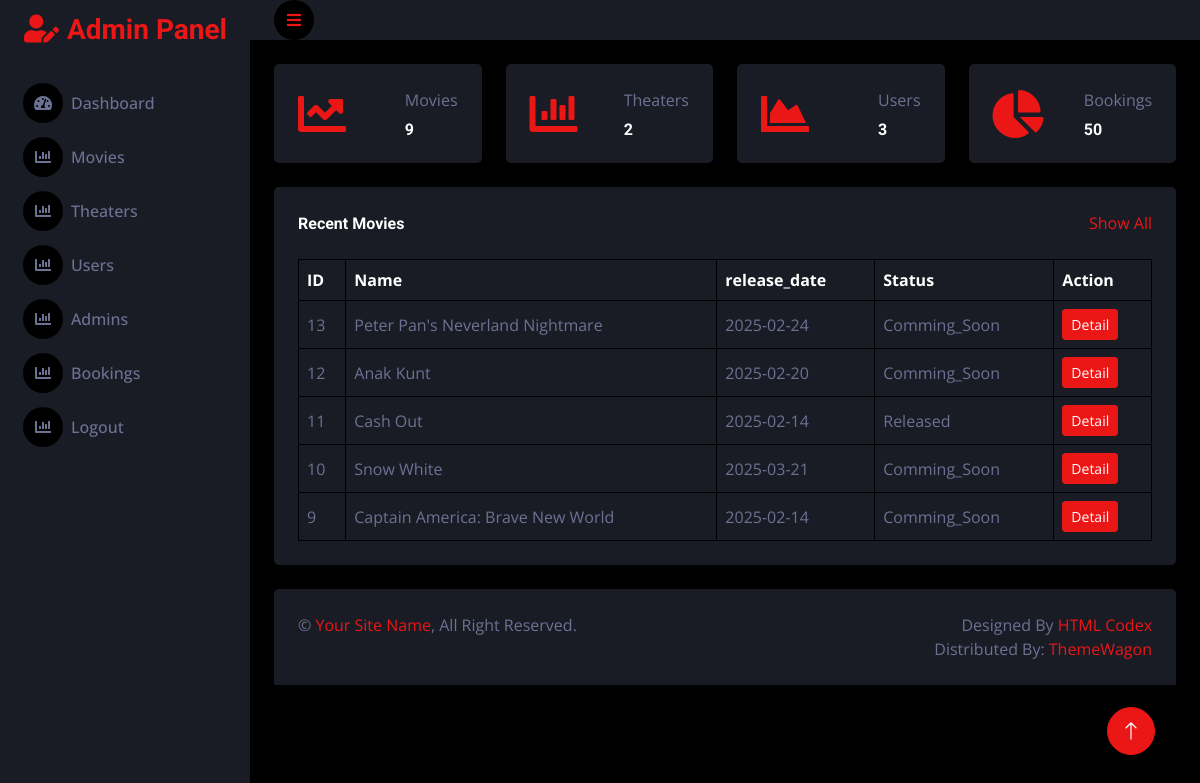
/admin2/index.php (signed in), run on the app's committed database.
### tables this page shows
CREATE TABLE `movies` (
  `movie_id` int(11) NOT NULL,
  `title` varchar(255) NOT NULL,
  `description` text DEFAULT NULL,
  `trailer_link` varchar(2083) DEFAULT NULL,
  `rating` decimal(3,1) DEFAULT 0.0,
  `poster_url` varchar(2083) DEFAULT NULL,
  `release_date` date DEFAULT NULL,
  `age_rating` varchar(10) DEFAULT NULL,
  `genre` varchar(200) NOT NULL,
  `movie_status` varchar(30) DEFAULT NULL,
  `created_at` timestamp NOT NULL DEFAULT current_timestamp()
);

### admin2/index.php (the view, shortened to what this page needs)
<?php
include("../admin/connection.php");
?>
<!DOCTYPE html>
<html lang="en">
<head>
    <link href="https://cdnjs.cloudflare.com/ajax/libs/font-awesome/5.10.0/css/all.min.css" rel="stylesheet">
    <link href="https://cdn.jsdelivr.net/npm/bootstrap-icons@1.4.1/font/bootstrap-icons.css" rel="stylesheet">
    <link href="lib/owlcarousel/assets/owl.carousel.min.css" rel="stylesheet">
    <link href="lib/tempusdominus/css/tempusdominus-bootstrap-4.min.css" rel="stylesheet" />
    <link href="css/bootstrap.min.css" rel="stylesheet">
    <link href="css/style.css" rel="stylesheet">
</head>
<body>
    <div class="container-fluid position-relative d-flex p-0">
        <?php include "sidebar.php";?>
        <div class="content">
            <?php include "navbar.php";?>
            <div class="container-fluid pt-4 px-4">
                <div class="row g-4">
                    <div class="col-sm-6 col-xl-3">
                        <div class="bg-secondary rounded d-flex align-items-center justify-content-between p-4">
                            <i class="fa fa-chart-line fa-3x text-primary"></i>
                            <div class="ms-3">
                                <p class="mb-2">Movies</p>
                                <?php
                                $movies = "select * from movies";
                                $result = mysqli_query($connect, $movies);
                                $movie_count = mysqli_num_rows($result);
                                ?>
                                <h6 class="mb-0"><?php echo $movie_count;?></h6>
                            </div>
                        </div>
                    </div>
                    <div class="col-sm-6 col-xl-3">
                        <div class="bg-secondary rounded d-flex align-items-center justify-content-between p-4">
                            <i class="fa fa-chart-bar fa-3x text-primary"></i>
                            <div class="ms-3">
                                <p class="mb-2">Theaters</p>
                                <?php
                                $theaters = "select * from theaters";
                                $result = mysqli_query($connect, $theaters);
                                $theaters_count = mysqli_num_rows($result);
                                ?>
                                <h6 class="mb-0"><?php echo $theaters_count;?></h6>
                            </div>
                        </div>
                    </div>
                    <div class="col-sm-6 col-xl-3">
                        <div class="bg-secondary rounded d-flex align-items-center justify-content-between p-4">
                            <i class="fa fa-chart-area fa-3x text-primary"></i>
                            <div class="ms-3">
                                <p class="mb-2">Users</p>
                                <?php
                                $users = "select * from user_table";
                                $result = mysqli_query($connect, $users);
                                $users_count = mysqli_num_rows($result);
                                ?>
                                <h6 class="mb-0"><?php echo $users_count;?></h6>
                            </div>
                        </div>
                    </div>
                    <div class="col-sm-6 col-xl-3">
                        <div class="bg-secondary rounded d-flex align-items-center justify-content-between p-4">
                            <i class="fa fa-chart-pie fa-3x text-primary"></i>
                            <div class="ms-3">
                                <?php
                                $bookings = "select * from bookings";
                                $result = mysqli_query($connect, $bookings);
                                $bookings_count = mysqli_num_rows($result);
                                ?>
                                <p class="mb-2">Bookings</p>
                                <h6 class="mb-0"><?php echo $bookings_count;?></h6>
                            </div>
                        </div>
                    </div>
                </div>
            </div>
            <div class="container-fluid pt-4 px-4">
                <div class="bg-secondary text-center rounded p-4">
                    <div class="d-flex align-items-center justify-content-between mb-4">
                        <h6 class="mb-0">Recent Movies</h6>
                        <a href="movies.php">Show All</a>
                    </div>
                    <div class="table-responsive">
                        <table class="table text-start align-middle table-bordered table-hover mb-0">
                            <thead>
                                <tr class="text-white">
                                    <th scope="col">ID</th>
                                    <th scope="col">Name</th>
                                    <th scope="col">release_date</th>
                                    <th scope="col">Status</th>
                                    <th scope="col">Action</th>
                                </tr>
                            </thead>
                            <tbody>
                            <?php
                            $query = "SELECT * FROM movies ORDER BY created_at DESC LIMIT 5;";
                            $result = mysqli_query($connect, $query);
                            if ($result) {
                                while ($row = mysqli_fetch_assoc($result)) {
                                    echo "
                                    <tr>
                                        <td>{$row['movie_id']}</td>
                                        <td>{$row['title']}</td>
                                        <td>{$row['release_date']}</td>
                                        <td>{$row['movie_status']}</td>
                                        <td><a class='btn btn-sm btn-primary' href='view_movie.php?id={$row['movie_id']}'>Detail</a></td>
                                    </tr>
                                    ";
                                }
                            } else {
                                echo "Error: " . mysqli_error($connect);
                            }
                            ?>
                            </tbody>
                        </table>
                    </div>
                </div>
            </div>
            <div class="container-fluid pt-4 px-4">
                <div class="bg-secondary rounded-top p-4">
                    <div class="row">
                        <div class="col-12 col-sm-6 text-center text-sm-start">
                            &copy; <a href="#">Your Site Name</a>, All Right Reserved.
                        </div>
                        <div class="col-12 col-sm-6 text-center text-sm-end">
                            Designed By <a href="https://htmlcodex.com">HTML Codex</a>
                            <br>Distributed By: <a href="https://themewagon.com" target="_blank">ThemeWagon</a>
                        </div>
                    </div>
                </div>
            </div>
        </div>
        <a href="#" class="btn btn-lg btn-primary btn-lg-square back-to-top"><i class="bi bi-arrow-up"></i></a>
    </div>
</body>
</html>

### admin2/css/style.css (style rules this page uses)
:root { --primary: #EB1616; --secondary: #191C24; --light: #6C7293; --dark: #000000; }
.back-to-top { position: fixed; display: none; right: 45px; bottom: 45px; z-index: 99; }
.btn { transition: .5s; }
.btn-lg-square { width: 48px; height: 48px; }
.btn-square, .btn-sm-square, .btn-lg-square { padding: 0; display: inline-flex; align-items: center; justify-content: center; font-weight: normal; border-radius: 50px; }
.content { margin-left: 250px; min-height: 100vh; background: var(--dark); transition: 0.5s; }
@media (min-width: 992px) { .content { width: calc(100% - 250px); } }

### data on the page
movies: movie_id "13", title "Peter Pan's Neverland Nightmare", release_date "2025-02-24", movie_status "Comming_Soon"
movies: movie_id "12", title "Anak Kunt", release_date "2025-02-20", movie_status "Comming_Soon"
movies: movie_id "11", title "Cash Out", release_date "2025-02-14", movie_status "Released"
movies: movie_id "10", title "Snow White", release_date "2025-03-21", movie_status "Comming_Soon"
movies: movie_id "9", title "Captain America: Brave New World", release_date "2025-02-14", movie_status "Comming_Soon"

### other printed values
$movie_count "9"
$theaters_count "2"
$users_count "3"
$bookings_count "50"
